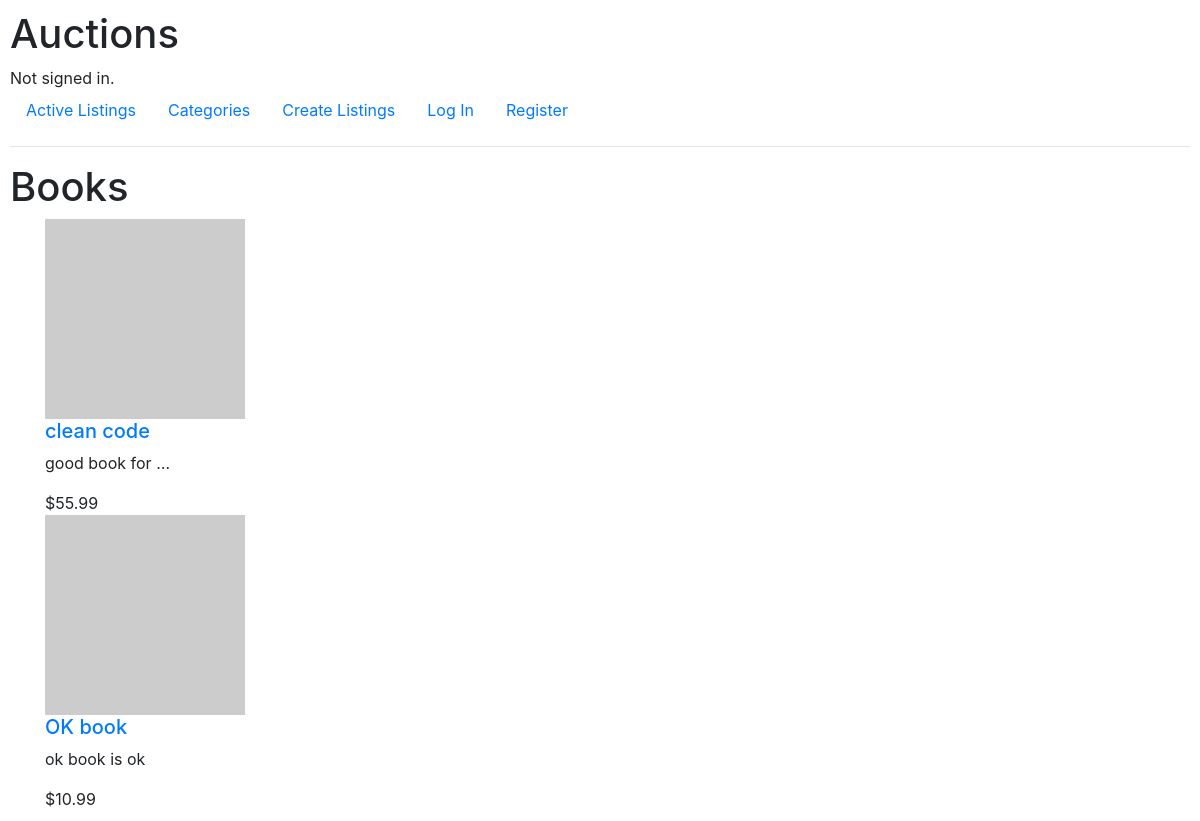
/category/Books, run on the app's committed database.
### auctions/models.py (models this page shows, shortened)
class Category(models.Model):
    title = models.CharField(max_length=255)
    def __str__(self):
        return f"{self.title}"

class Listing(models.Model):
    title = models.CharField(max_length=255)
    description = models.TextField()
    starting_bid = models.FloatField(default=0)
    image_url = models.URLField(blank=True)
    active = models.BooleanField(default=True)
    created_date = models.DateTimeField(auto_now_add=True)
    owner = models.ForeignKey(User, on_delete=models.SET_NULL, null=True, related_name="owner")
    category = models.ForeignKey(Category, on_delete=models.SET_NULL, null=True)

### auctions/views.py (the view)
# urls.py: path("category/<str:category>", views.category, name="category"),
def category(request, category):
    category = Category.objects.get(title = category)
    listings = Listing.objects.all().filter(category=category.id)
    return render(request, "auctions/category.html", {
        'category': category,
        'listings': listings
    })

### auctions/templates/auctions/category.html
{% extends "auctions/layout.html" %}
{% load static %}
{% block body %}
  <h1>
    {{category}}
  </h1>
  {% for listing in listings %}
    <div class="container">
      <div class="image">
          <img src="{{listing.image_url}}" alt="{{listing.title}}">
      </div>
      <div class="info">
          <h5>
              <a href="{% url 'listing' listing.id %}">
                  {{listing.title}}
              </a>
          </h5>
          <p>{{listing.description|truncatechars:15 }}</p>
          <span>${{listing.starting_bid}}</span>
      </div>
    </div>
  {% endfor %}
{% endblock body %}

### auctions/static/auctions/styles.css (style rules this page uses)
body { padding: 10px; }

### data on the page
Category: title "Books"
Listing: title "clean code", description "good book for …", starting_bid "55.99"
Listing: title "OK book", description "ok book is ok", starting_bid "10.99"
